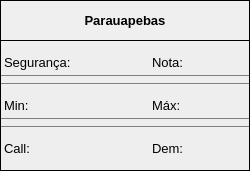
                <widget class="QFrame" name="search_result_paraua_frame">
                 <property name="geometry">
                  <rect>
                   <x>820</x>
                   <y>360</y>
                   <width>250</width>
                   <height>171</height>
                  </rect>
                 </property>
                 <property name="minimumSize">
                  <size>
                   <width>250</width>
                   <height>0</height>
                  </size>
                 </property>
                 <property name="maximumSize">
                  <size>
                   <width>300</width>
                   <height>300</height>
                  </size>
                 </property>
                 <property name="frameShape">
                  <enum>QFrame::Box</enum>
                 </property>
                 <property name="frameShadow">
                  <enum>QFrame::Plain</enum>
                 </property>
                 <layout class="QVBoxLayout" name="verticalLayout_25">
                  <property name="spacing">
                   <number>3</number>
                  </property>
                  <property name="leftMargin">
                   <number>0</number>
                  </property>
                  <property name="topMargin">
                   <number>0</number>
                  </property>
                  <property name="rightMargin">
                   <number>0</number>
                  </property>
                  <property name="bottomMargin">
                   <number>0</number>
                  </property>
                  <item>
                   <widget class="QFrame" name="frame_29">
                    <property name="minimumSize">
                     <size>
                      <width>0</width>
                      <height>40</height>
                     </size>
                    </property>
                    <property name="frameShape">
                     <enum>QFrame::NoFrame</enum>
                    </property>
                    <property name="frameShadow">
                     <enum>QFrame::Raised</enum>
                    </property>
                    <layout class="QVBoxLayout" name="verticalLayout_26">
                     <property name="spacing">
                      <number>0</number>
                     </property>
                     <property name="leftMargin">
                      <number>0</number>
                     </property>
                     <property name="topMargin">
                      <number>0</number>
                     </property>
                     <property name="rightMargin">
                      <number>0</number>
                     </property>
                     <property name="bottomMargin">
                      <number>0</number>
                     </property>
                     <item>
                      <widget class="QLabel" name="title_paraua">
                       <property name="font">
                        <font>
                         <pointsize>10</pointsize>
                         <weight>75</weight>
                         <bold>true</bold>
                        </font>
                       </property>
                       <property name="styleSheet">
                        <string notr="true">border-style: solid;
border-width: 0 0 1px 0;
border-color: transparent transparent black transparent;</string>
                       </property>
                       <property name="text">
                        <string>Parauapebas</string>
                       </property>
                       <property name="alignment">
                        <set>Qt::AlignCenter</set>
                       </property>
                       <property name="margin">
                        <number>4</number>
                       </property>
                       <property name="textInteractionFlags">
                        <set>Qt::NoTextInteraction</set>
                       </property>
                      </widget>
                     </item>
                    </layout>
                   </widget>
                  </item>
                  <item>
                   <widget class="QFrame" name="frame_30">
                    <property name="minimumSize">
                     <size>
                      <width>160</width>
                      <height>40</height>
                     </size>
                    </property>
                    <property name="styleSheet">
                     <string notr="true">background-color: rgb(238, 238, 238);
border-style: solid;
border-width: 0 0 1px 0;
border-color: transparent transparent gray transparent;</string>
                    </property>
                    <property name="frameShape">
                     <enum>QFrame::NoFrame</enum>
                    </property>
                    <property name="frameShadow">
                     <enum>QFrame::Plain</enum>
                    </property>
                    <layout class="QHBoxLayout" name="horizontalLayout_32">
                     <property name="spacing">
                      <number>0</number>
                     </property>
                     <property name="leftMargin">
                      <number>0</number>
                     </property>
                     <property name="topMargin">
                      <number>0</number>
                     </property>
                     <property name="rightMargin">
                      <number>0</number>
                     </property>
                     <property name="bottomMargin">
                      <number>0</number>
                     </property>
                     <item>
                      <widget class="QLabel" name="seguranca_pa">
                       <property name="minimumSize">
                        <size>
                         <width>100</width>
                         <height>25</height>
                        </size>
                       </property>
                       <property name="maximumSize">
                        <size>
                         <width>16777215</width>
                         <height>25</height>
                        </size>
                       </property>
                       <property name="font">
                        <font>
                         <pointsize>10</pointsize>
                        </font>
                       </property>
                       <property name="styleSheet">
                        <string notr="true">color: rgb(0, 0, 0);
background-color: rgb(238, 238, 238);</string>
                       </property>
                       <property name="frameShape">
                        <enum>QFrame::NoFrame</enum>
                       </property>
                       <property name="text">
                        <string>Segurança:</string>
                       </property>
                       <property name="textInteractionFlags">
                        <set>Qt::LinksAccessibleByMouse|Qt::TextSelectableByMouse</set>
                       </property>
                      </widget>
                     </item>
                     <item>
                      <widget class="QLabel" name="nota_pa">
                       <property name="minimumSize">
                        <size>
                         <width>50</width>
                         <height>25</height>
                        </size>
                       </property>
                       <property name="maximumSize">
                        <size>
                         <width>100</width>
                         <height>25</height>
                        </size>
                       </property>
                       <property name="font">
                        <font>
                         <pointsize>10</pointsize>
                        </font>
                       </property>
                       <property name="styleSheet">
                        <string notr="true">color: rgb(0, 0, 0);
background-color: rgb(238, 238, 238);</string>
                       </property>
                       <property name="frameShape">
                        <enum>QFrame::NoFrame</enum>
                       </property>
                       <property name="text">
                        <string>Nota:</string>
                       </property>
                       <property name="textInteractionFlags">
                        <set>Qt::LinksAccessibleByMouse|Qt::TextSelectableByMouse</set>
                       </property>
                      </widget>
                     </item>
                    </layout>
                   </widget>
                  </item>
                  <item>
                   <widget class="QFrame" name="frame_31">
                    <property name="minimumSize">
                     <size>
                      <width>160</width>
                      <height>40</height>
                     </size>
                    </property>
                    <property name="styleSheet">
                     <string notr="true">background-color: rgb(238, 238, 238);
border-style: solid;
border-width: 0 0 1px 0;
border-color: transparent transparent gray transparent;</string>
                    </property>
                    <property name="frameShape">
                     <enum>QFrame::NoFrame</enum>
                    </property>
                    <property name="frameShadow">
                     <enum>QFrame::Plain</enum>
                    </property>
                    <layout class="QHBoxLayout" name="horizontalLayout_33">
                     <property name="spacing">
                      <number>0</number>
                     </property>
                     <property name="leftMargin">
                      <number>0</number>
                     </property>
                     <property name="topMargin">
                      <number>0</number>
                     </property>
                     <property name="rightMargin">
                      <number>0</number>
                     </property>
                     <property name="bottomMargin">
                      <number>0</number>
                     </property>
                     <item>
                      <widget class="QLabel" name="min_pa">
                       <property name="minimumSize">
                        <size>
                         <width>50</width>
                         <height>25</height>
                        </size>
                       </property>
                       <property name="maximumSize">
                        <size>
                         <width>16777215</width>
                         <height>25</height>
                        </size>
                       </property>
                       <property name="font">
                        <font>
                         <pointsize>10</pointsize>
                        </font>
                       </property>
                       <property name="styleSheet">
                        <string notr="true">color: rgb(0, 0, 0);
background-color: rgb(238, 238, 238);</string>
                       </property>
                       <property name="frameShape">
                        <enum>QFrame::NoFrame</enum>
                       </property>
                       <property name="text">
                        <string>Min:</string>
                       </property>
                       <property name="textInteractionFlags">
                        <set>Qt::LinksAccessibleByMouse|Qt::TextSelectableByMouse</set>
                       </property>
                      </widget>
                     </item>
                     <item>
                      <widget class="QLabel" name="max_pa">
                       <property name="minimumSize">
                        <size>
                         <width>25</width>
                         <height>25</height>
                        </size>
                       </property>
                       <property name="maximumSize">
                        <size>
                         <width>100</width>
                         <height>25</height>
                        </size>
                       </property>
                       <property name="font">
                        <font>
                         <pointsize>10</pointsize>
                        </font>
                       </property>
                       <property name="styleSheet">
                        <string notr="true">color: rgb(0, 0, 0);
background-color: rgb(238, 238, 238);</string>
                       </property>
                       <property name="frameShape">
                        <enum>QFrame::NoFrame</enum>
                       </property>
                       <property name="text">
                        <string>Máx:</string>
                       </property>
                       <property name="textInteractionFlags">
                        <set>Qt::LinksAccessibleByMouse|Qt::TextSelectableByMouse</set>
                       </property>
                      </widget>
                     </item>
                    </layout>
                   </widget>
                  </item>
                  <item>
                   <widget class="QFrame" name="frame_32">
                    <property name="minimumSize">
                     <size>
                      <width>160</width>
                      <height>40</height>
                     </size>
                    </property>
                    <property name="styleSheet">
                     <string notr="true">background-color: rgb(238, 238, 238);
border-style: solid;
border-width: 0 0 1px 0;
border-color: transparent transparent transparent transparent;</string>
                    </property>
                    <property name="frameShape">
                     <enum>QFrame::NoFrame</enum>
                    </property>
                    <property name="frameShadow">
                     <enum>QFrame::Plain</enum>
                    </property>
                    <layout class="QHBoxLayout" name="horizontalLayout_24">
                     <property name="spacing">
                      <number>0</number>
                     </property>
                     <property name="leftMargin">
                      <number>0</number>
                     </property>
                     <property name="topMargin">
                      <number>0</number>
                     </property>
                     <property name="rightMargin">
                      <number>0</number>
                     </property>
                     <property name="bottomMargin">
                      <number>0</number>
                     </property>
                     <item>
                      <widget class="QLabel" name="call_pa">
                       <property name="minimumSize">
                        <size>
                         <width>50</width>
                         <height>25</height>
                        </size>
                       </property>
                       <property name="maximumSize">
                        <size>
                         <width>16777215</width>
                         <height>25</height>
                        </size>
                       </property>
                       <property name="font">
                        <font>
                         <pointsize>10</pointsize>
                        </font>
                       </property>
                       <property name="styleSheet">
                        <string notr="true">color: rgb(0, 0, 0);
background-color: rgb(238, 238, 238);</string>
                       </property>
                       <property name="frameShape">
                        <enum>QFrame::NoFrame</enum>
                       </property>
                       <property name="text">
                        <string>Call:</string>
                       </property>
                       <property name="textInteractionFlags">
                        <set>Qt::LinksAccessibleByMouse|Qt::TextSelectableByMouse</set>
                       </property>
                      </widget>
                     </item>
                     <item>
                      <widget class="QLabel" name="dem_pa">
                       <property name="minimumSize">
                        <size>
                         <width>25</width>
                         <height>25</height>
                        </size>
                       </property>
                       <property name="maximumSize">
                        <size>
                         <width>100</width>
                         <height>25</height>
                        </size>
                       </property>
                       <property name="font">
                        <font>
                         <pointsize>10</pointsize>
                        </font>
                       </property>
                       <property name="styleSheet">
                        <string notr="true">color: rgb(0, 0, 0);
background-color: rgb(238, 238, 238);</string>
                       </property>
                       <property name="frameShape">
                        <enum>QFrame::NoFrame</enum>
                       </property>
                       <property name="text">
                        <string>Dem:</string>
                       </property>
                       <property name="textInteractionFlags">
                        <set>Qt::LinksAccessibleByMouse|Qt::TextSelectableByMouse</set>
                       </property>
                      </widget>
                     </item>
                    </layout>
                   </widget>
                  </item>
                 </layout>
                </widget>
